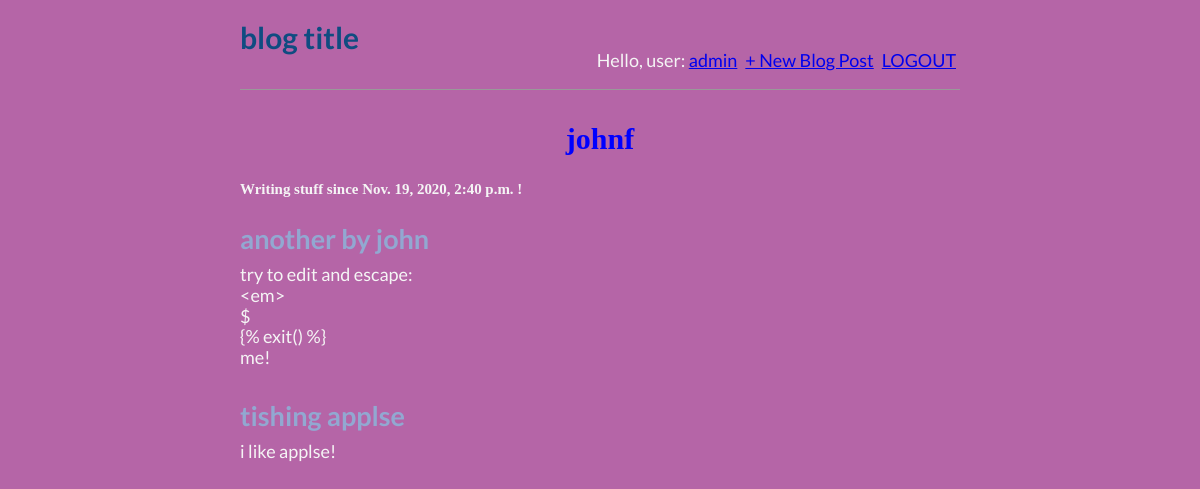
The app's page /user/johnf/ (signed in) with its own data.
### blog_app/models.py (models this page shows, shortened)
class Post(models.Model):
    title = models.CharField(max_length=200)
    author = models.ForeignKey('auth.User', on_delete=models.CASCADE)
    created = models.DateTimeField(auto_now_add=True)
    updated = models.DateTimeField(auto_now=True) # useful, lookup
    caption = models.CharField(max_length=500)
    photo = models.ImageField(upload_to="media/")
    class Meta:
        ordering = ['-created']

### users_app/views.py (the view)
# urls.py: path('<str:username>/', views.UserProfileView.as_view(), name='profile'),
class UserProfileView(generic.DetailView):
    model = User
    template_name = 'user_profile.html'
    def get_object(self):
        return get_object_or_404(User, username=self.kwargs['username'])

### templates/user_profile.html (shortened to what this page needs)
{% extends 'base.html' %}
{% block content %}
    <h1>
    {{ object.username }}
    </h1>
    <h5>
    Writing stuff since {{ object.date_joined }} !
    </h5>
    {% for post in object.post_set.all %}
        <div class="post-entry">
            <h2><a href="{% url 'blog_app:detail' post.pk %}"> {{ post.title}} </a></h2>
            <p>
            {{ post.caption | linebreaks }}
            </p>
        </div>
    {% endfor %}
{% endblock content %}

### templates/base.html (shortened to what this page needs)
{% load static %} {% comment %} good idea to have this at the top of every html... {% endcomment %}
<!DOCTYPE html>
<html>
    <head>
      <link rel="stylesheet" href="{% static 'css/github_necolas_normalize.css'%}">
      <link rel="stylesheet" href="{% static 'css/main.css'%}">
      <link rel="stylesheet" href="{% static 'css/base.css'%}">
    </head>
  <body>
    <header>
      <div class="nav-left">
        <h1>            <a href="{% url 'blog_app:home' %}">blog title </a>        </h1>
        </div>
        <div class="nav-right">
          {% if request.user.is_authenticated  %}
            <p>Hello, user: <a href="{% url 'users_app:profile' request.user.username %}"> {{ request.user.username }} </a></p>
            <p><a href="{% url 'blog_app:new_post'%}">+ New Blog Post</a></p>
            <p><a href="{% url 'logout'%}">LOGOUT</a></p>
          {% else %}
            <p><a href="{% url 'users_app:signup' %}">New User Creation</a></p>
            <p><a href="{% url 'login' %}">Login</a></p>
          {% endif %}
        </div>
    </header>
        <div class="container">
            {% block content %}
            {% endblock content %}
        </div>
</body>
</html>

### static/css/main.css (style rules this page uses)
* { font-family: 'Lato', sans-serif; }
title, h1 { font-size: 30px; color: blue; text-align: center; }
body { background-color: rgb(177, 247, 247); margin-left: 5%; margin-right: 5%; }
@media (min-width: 700px) { body { margin-left: 20%; margin-right: 20%; } }

### static/css/base.css (style rules this page uses)
body { font-family: 'Libre Franklin', sans-serif; font-size: 18px; background-color: #B565A7; color: whitesmoke; }
h1, h2, h3, h4, h5, h6 { font-family: 'EB Garamond', serif; }
header { border-bottom: 1px solid #999; margin-bottom: 2rem; display: flex; }
header h1 a { color: #0f4c81; text-decoration: none; }
.nav-left { margin-right: auto; }
.nav-right { display: flex; padding-top: 2rem; }
.nav-right p { margin-left: .25rem; margin-right: .25rem; }
.post-entry { margin-bottom: 2rem; }
.post-entry h2 { margin: 0.5rem 0; }
.post-entry h2 a, .post-entry h2 a:visited { color: #92A8D1; text-decoration: none; }
.post-entry p { margin: 0; font-weight: 400; }

### records on screen
Post: title "another by john", caption "try to edit and escape: <em> $ {% exit() %} me!"
Post: title "tishing applse", caption "i like applse!"

### other values on screen
{{ request.user.username }} "admin"
{{ object.username }} "johnf"
{{ object.date_joined }} "Nov. 19, 2020, 2:40 p.m."
